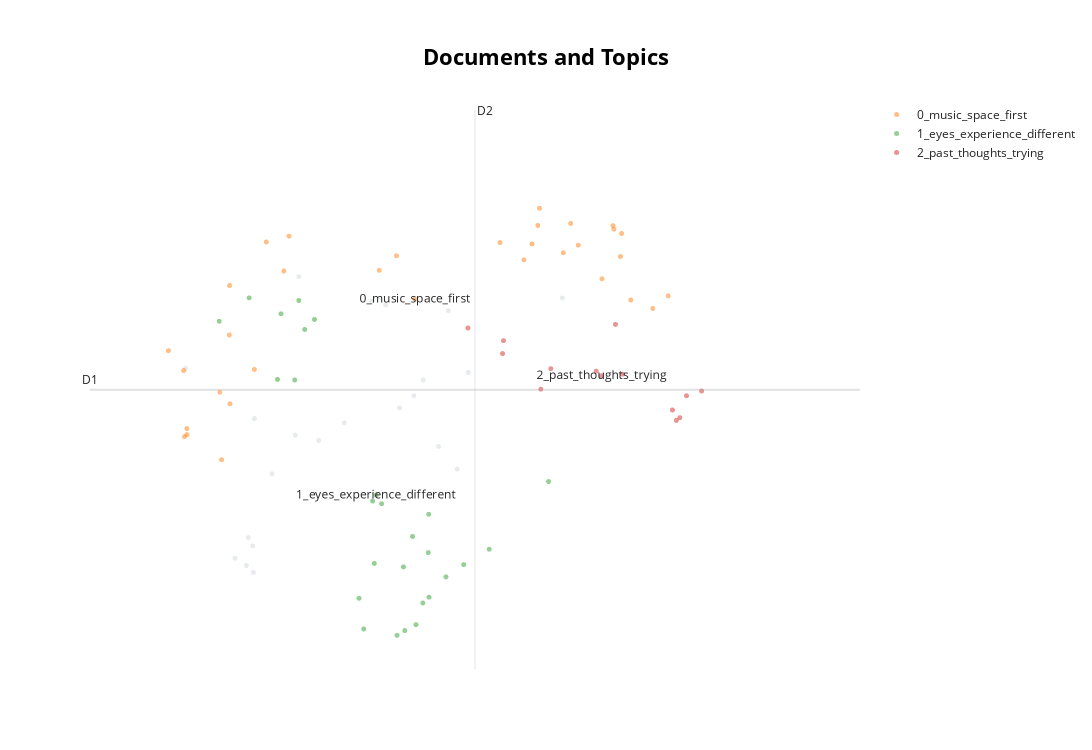

Source (notebook cell):
### Code cell
best_params_model.visualize_documents(reports_filtered.values)

### Figure 1 — Plotly figure (JSON) as saved in the notebook; plotly's stock layout.template omitted (floating-point values rounded to 4 significant figures)
{"data": [{"hoverinfo": "text", "hovertext": ["i was everywhere i saw my partners nose her eyes her glasses everything like a molecule of air given eyes i saw everything the universe the multiverse all of time and emerged in someones sleeve everything packed into a tiny insignificant thing", "i had a vision of string theory that everything in the physical world is connected by invisible string particles and concatetions", "like i am part of something bigger", "i didnot exoperience visuals znd colours i enjoyed the colours on ceiling i arrived stressed so it took zwhile to relax i made up stories in my head in a narrative way imagining being on a spa eship with aliens communicating via sounds and colours and this was nice escapism from stress", "nothingness complete", "i was in a land not anywhere on earth it was another plannet with animals but they were not the usual colours a yellow elephant a blue gorilla we then started gently running towards the sea i turned into a mermaid and watched them on the land as i swam away with turtles fishes it was a beautiful experience of love peace harmony togetherness and freedom we felt so much love", "an unique experience that teach us how simple could be to recconnect with our primitive way to feel emotions trough sounds and colours", "an experienc like time travelling or as i imagine it", "i want one of these at home", "it felt like a journey through the cosmos travelling at the speed of light as galaxies wizz past", "i saw some different landscapes", "i mostly saw grey geometric shapes", "i saw a lot of imagery and colours especially images of water ripples of water snowscapes drops of water falling also abstract forms and pink and red colours", "my thoughts were about connecting with others", "my mind is a jellyfish suspended in space", "i wish i was here with george and that he created this experience for me", "i saw concave and convex and thehot orange os cillating of being insice avolcano", "very little occasiol passing thoights of nothing much", "thus should be available for everyone all the time", "detachment as though my body was in one box mind in another and my anxjety came from thst lack of control", "some visuals of trees heatsun likeexperience", null], "marker": {"color": "#CFD8DC", "opacity": 0.5, "size": 5}, "mode": "markers+text", "name": "other", "showlegend": false, "type": "scattergl", "x": [5.285, 5.475, 6.53, 6.693, 6.45, 4.952, 7.457, 6.02, 5.095, 5.909, 4.795, 4.887, 4.943, 6.249, 4.393, 6.326, 4.939, 6.601, 6.133, 5.314, 4.902, 5.683], "y": [4.658, 4.6, 6.023, 5.346, 4.535, 4.84, 6.164, 6.086, 4.234, 6.129, 3.307, 3.227, 3.153, 5.089, 5.391, 5.263, 3.443, 4.285, 4.957, 6.397, 3.533, 4.793]}, {"hoverinfo": "text", "hovertext": ["anxiety loneliness my inner chikd screaming for love screeching i felt intensely anxious and a bit suffocated but also knowing that ive got this i embraced my inner child allowed it to sulk scream and cry coming out with a mix of intense feelings but knowing that i could handle them the music took me on a whole journey i was completrly surrounded music wasnt just in the space it was the space thick hot air saturated with the soundwaves which i was inhaling first drowning in that sound then learning how to swim and enjoy it and heal", "helped me with my meditation journey", "i felt like being at water first then in the womb then the birth and the light of this world also at some point being in a bees panel", "my visual expirence would change a lot with the music i became more and more relaxed as the music progressed further with its journey", "i went on a train underwater saw seas of colour and pulsing shapes at one point i think i was milking a cow in a field with someone playing the piano felt like i had a p without pping", "emptiness in my mind i was consumed by the power of the music it filled my mind", "windows into my busy life flashes of my past seeing my lovely mum my partner dad my sister niece and nephew my friends punctuated by the audio as it heightened and when it was most loud at that point i felt id left my body fully immersed in the sound and light", "un cerchio giallo con i contornirossi che si ingrandiva a seconda del mio respiro un cerchio non uniforme verde e blu chesceva dal uno spazio nero in quel momento percepivo questo come un simbolo di me stessa che scevo hoprovato compassione per me stessa e horealizzato il mio negative self talking dopo ho visto u luce rosa luminosa ed ho provato un senso di amore e ho capito che i deserve love and to be loved quando la musica e diventata intrnsa ho provato ansia e paura e wuesto ha raffiugato la mia depressione", "i experienced a calmness almost a nothingness but it was relaxed and peaceful and soothing almost womb like", "blue a bird flying coming closer calm and at peace a baby a smiling relative the thought of this not working but in the dream in another place", "a swivelling vortex of sound the loneliness of the moon a jacuzzi of lightness", "a doorway", "initially i was interested how others were reacting around me after a while i began to relax and the changing colours made me feel safe and happy the music conjured up images of buddists and other spiritual people", "i felt like my body kept sinking or dropping to another level into the seat and into itself", "at first hearing gongs i saw myself in sammi lings buddhist retreat ans imagined myself totally relaxing and at peace as the music pace and volume increased i saw horses galloping at increasing speed and zt some point i was on a horse too as the pace gathefed further i was on a train speed ing tgrough countryside then through time and space until the muic reach a climax i then found myself returning to the world and countryside and gradually getting back to normal everyday life i had no sense of the grating sounds towards the end exceot they were the colour turquoise which gradualky turned to black and nothingness", "the feeling of freedom of being in time and space i watched the room rise and fall with the music i felt the weight of the people in the room i felt connected", "the music was both gentle and powerful", "peacefulness and calm at times i felt transported to a meadow full of flowers in spring and then the sound of the bells took me to a mountaintop i tried to really focus on the listening and in doing so the music and my imagition took me to different places", "i saw a starry night and being in blue warm water and a blue butterfly", "a sense of ture the ocean and the beach sunrise and sunsets and futher along into space and filly back to the deepest ocean", "i love all of it the feling was amazing and i would come back i fell aslep and wake up with fresh mindset", "woman next to me was sniffing so had to move and was difficult to get back in", "calming sounds rising elation curiosity and connection an acceptance of being in a stressful time but self jubilation and inspiration", "relaxed and peaceful felt the beats of the music", "places and waves and an animal", "it felt like i was deep in the ocean it was dark but also a brilliant blue i wasnt drowning instead it felt like thats where i was meant to be a sense of place akin to home almost a calling or draw to be submerged away from the world and in my own space where i could float and simply exist without any interruptions", "physically being the music especially the percussion and the bass still feeling it now", "vibration in visuals centered in body aware of sounds mind realty quietened down", "i saw myself flaring whirling in water in the air becoming one withwhat i floated in", "some thoughts about mundane everyday things like work but mainly felt relaxed ansd able to float into a dreamlike place some visuals ofspace and deep ocean", "felt as though i was moving through a tunnel at first towards end in darkness i felt i was being wrapped in metal in strips", "floating in space", null], "marker": {"opacity": 0.5, "size": 5}, "mode": "markers+text", "name": "0_music_space_first", "text": ["", "", "", "", "", "", "", "", "", "", "", "", "", "", "", "", "", "", "", "", "", "", "", "", "", "", "", "", "", "", "", "", "0_music_space_first"], "textfont": {"size": 12}, "type": "scattergl", "x": [7.144, 7.465, 4.753, 7.271, 4.749, 7.21, 6.108, 7.869, 8.318, 8.192, 4.384, 5.234, 7.525, 5.192, 7.257, 5.968, 7.876, 7.587, 4.685, 4.403, 6.95, 5.049, 8.014, 7.93, 4.404, 4.952, 7.939, 7.779, 4.253, 4.671, 4.751, 4.377, 6.258], "y": [6.581, 6.659, 5.002, 7.147, 5.757, 6.756, 6.625, 6.956, 6.185, 6.048, 4.641, 6.841, 6.981, 6.458, 6.958, 6.465, 6.918, 6.742, 4.387, 4.73, 6.771, 6.777, 6.14, 6.618, 4.664, 5.378, 6.87, 6.373, 5.585, 5.129, 6.299, 5.367, 6.15]}, {"hoverinfo": "text", "hovertext": ["it was a bit weird i know that mybrain is trying to create something by itself i felt different things based on the colour", "interested to experience different darkness when different colours were projected", "physical heaviness physical lightness i didnt experience visual or aural socalled hallucinations it was relaxing a bit hot to start", "it was something very familiar to the soul but not i experienced several emotions felt numb too", "breathing is hard", "i saw a grey pulsing heart float across my mind", "i tried hard to immerse into the dreamstate but failed i did not see anything except for the flickering lights i think i ought to experience it once more to see if it changes", "not sure what the puroose of it was except being with the muxic certainly not inuced to sleep dream state as bpm too high otherwise interesting but co fusing experience not much visions either do t think the lights were in sy c too to to go with music well", "i had various flashing images of my memories random events and people in my life kept popping up nothing lingered but lots of individual things happened in the memories i also felt numb and tingly throughout it at different points i felt like my body was light and fuzzy like i wasnt sitting on anything", "so many different things i was a little afraid at thinking of the gas chambers then an overwheming feeling of love and connection to everyone in the room i became a white egret from a dream last week i flew around the room touching everyone my heart expanded and i opened my wings to hold the room then i t felt like a typeof death experience as i decended into the underworld i felyt myself go down through the layers of the earth into a moss land there was abeing there call eveleryn then things changed and it became very pink and i was in the clouds i met a being long and blue with not much of a defined form he told me he was francis of assisi i asked him how i was doing and about my husband he told me we were doing important work that was our destiny then i became a mantaray and drifted", "the moment ill die i want to feel this", "we were told atthe start that we could keep our eyes open so i did a lot as i thought it was more of a light show so i didnt get the whole idea or impact of impact of flickering lights on closed eyes", "had my eyes shut most of the time was aware of colours changing", "i thought i was drifting in space i quite enjoyed the experience i opened my eyesbut thought the centrelights were mild and not that impressive the colors i sawwhen my eyes were shut very brief fleeting and hues nebulous no specific patterns", "i saw a different cokour to the lights that were in the centre when i closed my eyes", "got many vivid visions saw lots of colours my bedroom old tv shows videogames cities", "it was near impossible to keep eyes open", "i cant recognise the color actually but i can feel the light dimming", "i saw a lot of animals ones which i used to not like like rreptiles but this time i liked them and they seemed adorable i also felt like i was dreaming of random objects and my started to create stories like if does when i am dreamingit felt like a drug trip at some points and it also felt like being inside an ocean", "strange lights and sense of relaxation i was interested to see what would happen next", "we have billion neurons no wonder we can have psychedelic experiences the complexity of the brain can produce a limitless spectrum of experience from depression to enlightenment this is a thought i had anyway during the dream machine", "pleasant but should i be seeim something unexpected", "thecoloursmade patterns when i had my eyes closec almost like a weave of colours in a woollen fabric", "it is like i am in a dream in a movie no one there not even me just my mind have been to there flying through a lot of shape light space there is a moment i feel like i was draw back to my body and the environment my thought has been to somewhere no one have been to i cant realise have long was that experience it was so quick in and then out i dont feel the time", "towardsthe end maybe quarter i started having really intense visual of ripples and looking up into a tower", "i began to see the source the light we all come from the connection to everything i could see how we are all just little sensory machines moving through this relm bumping off sounds colours and emotions the colours behind my closed eyes swapped to the opposite colour or the colour spectrum of that on the screen", null], "marker": {"opacity": 0.5, "size": 5}, "mode": "markers+text", "name": "1_eyes_experience_different", "text": ["", "", "", "", "", "", "", "", "", "", "", "", "", "", "", "", "", "", "", "", "", "", "", "", "", "", "1_eyes_experience_different"], "textfont": {"size": 12}, "type": "scattergl", "x": [6.266, 5.841, 6.239, 4.91, 7.345, 4.666, 5.914, 5.987, 5.169, 5.361, 5.313, 6.655, 6.113, 6.165, 6.51, 5.804, 6.862, 6.322, 5.14, 6.367, 5.28, 6.37, 6.176, 5.441, 5.928, 6.373, 5.943], "y": [2.578, 2.531, 3.546, 6.164, 4.148, 5.907, 3.934, 3.905, 5.99, 5.817, 6.134, 3.237, 2.461, 3.212, 3.102, 2.867, 3.406, 2.816, 5.269, 3.369, 5.263, 3.789, 2.514, 5.927, 3.25, 2.88, 4.001]}, {"hoverinfo": "text", "hovertext": ["i was struggling because my mind would go back to a stringof thoughts andtoget out of it i had to take avery deep breath once i went past that it was blank the same set of thoughts occured thrice andiinhaled really deep to get past it", "retrospective thoughts looking to the past to alyse my future", "i saw past experiences and reflected on my choices i saw new scenes and reflected on opportunities", "constant thoughts coming towards me as i batted them away into the sky", "deep relaxation close to falling asleep", "very relaxing", "my mind began to wander and reflect on my dreams and goals in a relaxed way whereas usually i am anxious", "i was awake the whole time i could not relax or switch off", "i couldnt stop the thinking process i was trying memorise the visuals and then trying to disconnect but couldnt i wish i meditated more at some point started experimenting and trying to recall the images i liked it was successful of time reminded space odyssey", "i had a very nice snooze thank you", "relaxed just about to sleep when music or colour chqnged", "more scope mentally acceptance and peace", "complete relaxationpeace of mind and ready to face whatever happens", null], "marker": {"opacity": 0.5, "size": 5}, "mode": "markers+text", "name": "2_past_thoughts_trying", "text": ["", "", "", "", "", "", "", "", "", "", "", "", "", "2_past_thoughts_trying"], "textfont": {"size": 12}, "type": "scattergl", "x": [7.363, 6.978, 6.689, 7.282, 8.352, 8.589, 7.732, 8.384, 6.971, 8.413, 8.467, 7.889, 7.949, 7.774], "y": [5.387, 5.695, 5.833, 5.162, 4.934, 5.141, 5.36, 4.819, 5.552, 4.849, 5.09, 5.873, 5.327, 5.309]}], "layout": {"annotations": [{"showarrow": false, "text": "D1", "x": 3.615, "y": 5.156, "yshift": 10}, {"showarrow": false, "text": "D2", "x": 6.747, "xshift": 10, "y": 8.22}], "height": 750, "shapes": [{"line": {"color": "#CFD8DC", "width": 2}, "type": "line", "x0": 6.747, "x1": 6.747, "y0": 2.092, "y1": 8.22}, {"line": {"color": "#9E9E9E", "width": 2}, "type": "line", "x0": 3.615, "x1": 9.878, "y0": 5.156, "y1": 5.156}], "title": {"font": {"color": "Black", "size": 22}, "text": "<b>Documents and Topics</b>", "x": 0.5, "xanchor": "center", "yanchor": "top"}, "width": 1200, "xaxis": {"visible": false}, "yaxis": {"visible": false}}}
